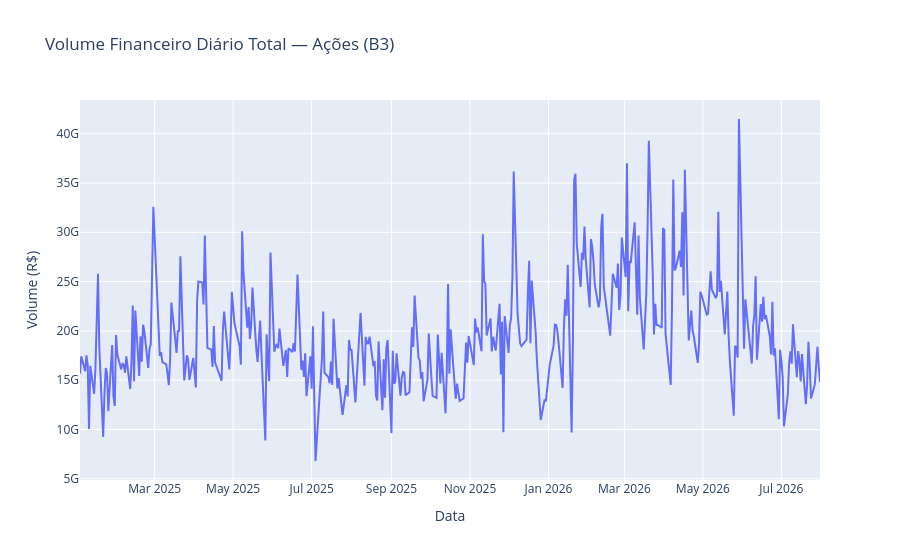

Notebook cell for this chart:
### Code cell
# Visão geral do mercado: volume financeiro, negócios e quantidade agregados por dia
print(f"Período: {df_acoes['data_referencia'].min().date()} a "
      f"{df_acoes['data_referencia'].max().date()}")
print(f"Tickers analisados: {df_acoes['codigo_ativo'].nunique():,}")
print(f"Dias de negociação: {df_acoes['data_referencia'].nunique()}")

# Cobertura diária de tickers (o arquivo do ano corrente é atualizado diariamente;
# o ranking ignora dias parciais)
cobertura_diaria = df_acoes.groupby('data_referencia')['codigo_ativo'].nunique()
cobertura_mediana = cobertura_diaria.median()
print(f"Cobertura mediana diária: {cobertura_mediana:.0f} tickers")

df_diario = (
    df_acoes.groupby('data_referencia', as_index=False)
    .agg(volume_financeiro=('ntl_fin_vol', 'sum'),
         negocios=('trad_qty', 'sum'),
         quantidade=('fin_instrm_qty', 'sum'))
)

fig_diario = px.line(
    df_diario, x='data_referencia', y='volume_financeiro',
    title='Volume Financeiro Diário Total — Ações (B3)',
    labels={'data_referencia': 'Data', 'volume_financeiro': 'Volume (R$)'}
)
fig_diario.update_yaxes(tickformat='~s')
fig_diario.show()

### Figure 1 — Plotly figure (JSON) as saved in the notebook; plotly's stock layout.template omitted (floating-point values rounded to 4 significant figures; data arrays with more than 128 entries replaced by an {"elided": "..."} marker saying what was removed)
{"data": [{"hovertemplate": "Data=%{x}<br>Volume (R$)=%{y}<extra></extra>", "legendgroup": "", "line": {"color": "#636efa", "dash": "solid"}, "marker": {"symbol": "circle"}, "mode": "lines", "name": "", "orientation": "v", "showlegend": false, "type": "scatter", "x": {"elided": "395 str values"}, "xaxis": "x", "y": {"elided": "395 float values"}, "yaxis": "y"}], "layout": {"legend": {"tracegroupgap": 0}, "title": {"text": "Volume Financeiro Diário Total — Ações (B3)"}, "xaxis": {"anchor": "y", "domain": [0.0, 1.0], "title": {"text": "Data"}}, "yaxis": {"anchor": "x", "domain": [0.0, 1.0], "tickformat": "~s", "title": {"text": "Volume (R$)"}}}}
